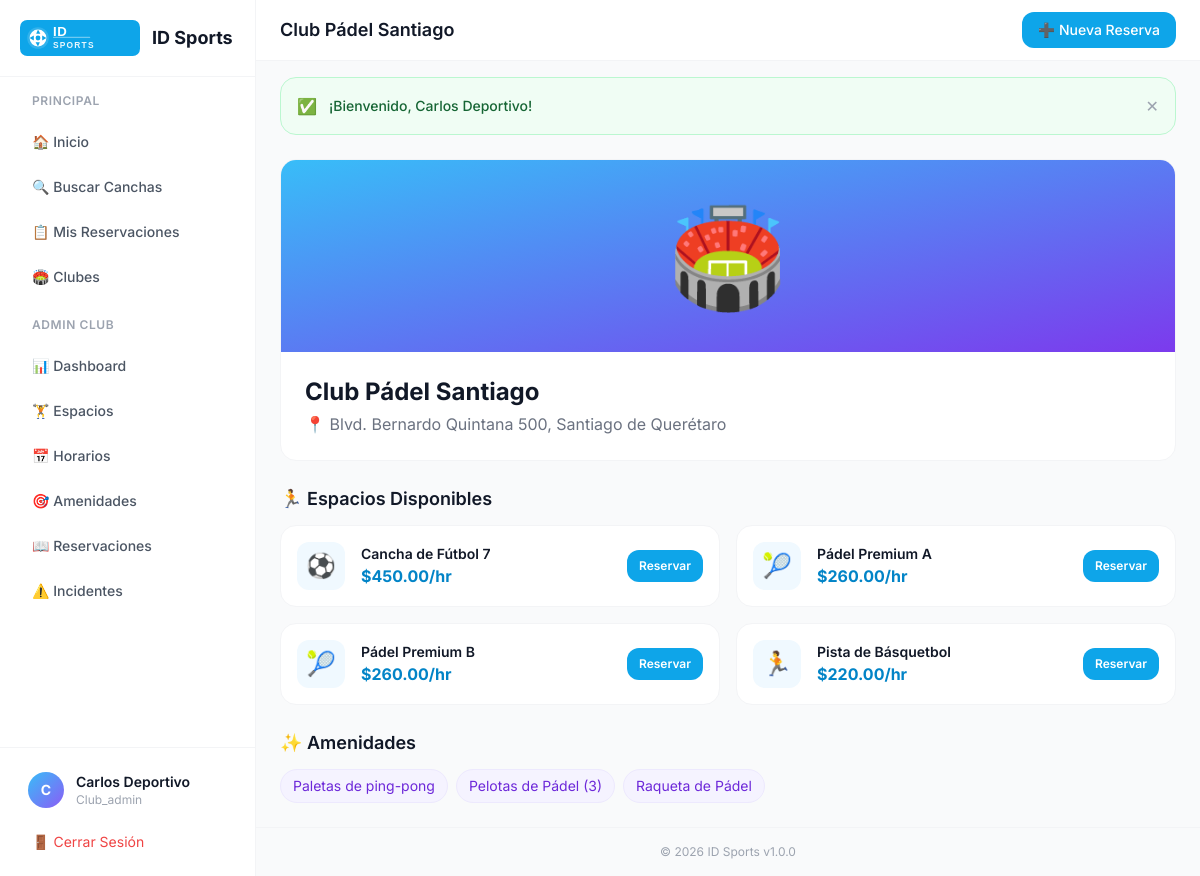
/clubs/detail/2 (signed in), run on the app's committed database.
### tables this page shows
CREATE TABLE IF NOT EXISTS `clubs` (
  `id`             INT UNSIGNED NOT NULL AUTO_INCREMENT,
  `owner_id`       INT UNSIGNED NOT NULL,
  `name`           VARCHAR(160) NOT NULL,
  `description`    TEXT         DEFAULT NULL,
  `address`        VARCHAR(255) DEFAULT NULL,
  `city`           VARCHAR(100) DEFAULT 'Querétaro',
  `state`          VARCHAR(100) DEFAULT 'Querétaro',
  `phone`          VARCHAR(20)  DEFAULT NULL,
  `email`          VARCHAR(180) DEFAULT NULL,
  `website`        VARCHAR(255) DEFAULT NULL,
  `whatsapp`       VARCHAR(20)  DEFAULT NULL,
  `logo`           VARCHAR(255) DEFAULT NULL,
  `cover_image`    VARCHAR(255) DEFAULT NULL,
  `commission_pct` DECIMAL(5,2) NOT NULL DEFAULT 10.00,
  `status`         ENUM('pending','active','suspended','rejected') NOT NULL DEFAULT 'pending',
  `created_at`     DATETIME     NOT NULL DEFAULT CURRENT_TIMESTAMP,
  `updated_at`     DATETIME     NOT NULL DEFAULT CURRENT_TIMESTAMP ON UPDATE CURRENT_TIMESTAMP,
  PRIMARY KEY (`id`),
  KEY `idx_owner` (`owner_id`),
  CONSTRAINT `fk_club_owner` FOREIGN KEY (`owner_id`) REFERENCES `users` (`id`)
);

CREATE TABLE IF NOT EXISTS `spaces` (
  `id`             INT UNSIGNED NOT NULL AUTO_INCREMENT,
  `club_id`        INT UNSIGNED NOT NULL,
  `name`           VARCHAR(120) NOT NULL,
  `description`    TEXT         DEFAULT NULL,
  `sport_type`     VARCHAR(80)  NOT NULL DEFAULT 'other',
  `capacity`       SMALLINT     DEFAULT 2,
  `price_per_hour` DECIMAL(10,2) NOT NULL DEFAULT 0.00,
  `photo`          VARCHAR(255) DEFAULT NULL,
  `status`         ENUM('active','inactive','maintenance') NOT NULL DEFAULT 'active',
  `created_at`     DATETIME     NOT NULL DEFAULT CURRENT_TIMESTAMP,
  PRIMARY KEY (`id`),
  KEY `idx_club` (`club_id`),
  CONSTRAINT `fk_space_club` FOREIGN KEY (`club_id`) REFERENCES `clubs` (`id`) ON DELETE CASCADE
);

CREATE TABLE IF NOT EXISTS `amenities` (
  `id`          INT UNSIGNED NOT NULL AUTO_INCREMENT,
  `club_id`     INT UNSIGNED NOT NULL,
  `name`        VARCHAR(120) NOT NULL,
  `description` TEXT         DEFAULT NULL,
  `price`       DECIMAL(10,2) NOT NULL DEFAULT 0.00,
  `stock`       INT           NOT NULL DEFAULT 0,
  `photo`       VARCHAR(255)  DEFAULT NULL,
  `status`      ENUM('active','inactive') NOT NULL DEFAULT 'active',
  PRIMARY KEY (`id`),
  KEY `idx_club` (`club_id`),
  CONSTRAINT `fk_amenity_club` FOREIGN KEY (`club_id`) REFERENCES `clubs` (`id`) ON DELETE CASCADE
);

### core/Controller.php (called while the page is built, shortened)
<?php
class Controller {
    protected function view($viewPath, $data = [], $layout = 'main') {
        View::render($viewPath, $data, $layout);
    }
}

### app/controllers/ClubController.php (called while the page is built, shortened)
<?php
class ClubController extends Controller {
    private $clubModel;
    private $spaceModel;
    private $amenityModel;
    public function __construct() {
        $this->clubModel = new ClubModel();
        $this->spaceModel = new SpaceModel();
        $this->amenityModel = new AmenityModel();
    }
    public function detail($clubId = null) {
        $club = $this->clubModel->findById($clubId);
        $spaces = $this->spaceModel->findByClub($clubId);
        $amenities = $this->amenityModel->findByClub($clubId);
        $this->view('clubs/detail', [
            'title' => $club['name'],
            'club' => $club,
            'spaces' => $spaces,
            'amenities' => $amenities,
        ]);
    }
}

### index.php (called while the page is built, shortened)
<?php
require_once ROOT . '/core/Model.php';
require_once ROOT . '/core/Controller.php';
$app = new App();

### core/Model.php (called while the page is built, shortened)
<?php
class Model {
    protected $pdo;
    public function __construct() {
        try {
            $dsn = "mysql:host=" . DB_HOST . ";dbname=" . DB_NAME . ";charset=" . DB_CHARSET;
            $options = [
                PDO::ATTR_ERRMODE => PDO::ERRMODE_EXCEPTION,
                PDO::ATTR_DEFAULT_FETCH_MODE => PDO::FETCH_ASSOC,
                PDO::ATTR_EMULATE_PREPARES => false,
            ];
            $this->pdo = new PDO($dsn, DB_USER, DB_PASS, $options);
        } catch (PDOException $e) {
            error_log('DB connection failed: ' . $e->getMessage());
            die(json_encode(['error' => 'Database connection failed. Please try again later.']));
        }
    }
    protected function query($sql, $params = []) {
        $stmt = $this->pdo->prepare($sql);
        $stmt->execute($params);
        return $stmt;
    }
    protected function findOne($sql, $params = []) {
        return $this->query($sql, $params)->fetch();
    }
    protected function findAll($sql, $params = []) {
        return $this->query($sql, $params)->fetchAll();
    }
}

### app/models/ClubModel.php (called while the page is built, shortened)
<?php
class ClubModel extends Model {
    public function findById($id) {
        return $this->findOne(
            "SELECT c.*, u.name as owner_name FROM clubs c LEFT JOIN users u ON c.owner_id = u.id WHERE c.id = ?",
            [$id]
        );
    }
}

### app/models/SpaceModel.php (called while the page is built, shortened)
<?php
class SpaceModel extends Model {
    public function findByClub($clubId) {
        return $this->findAll("SELECT * FROM spaces WHERE club_id = ? AND status = 'active' ORDER BY name", [$clubId]);
    }
}

### app/models/AmenityModel.php (called while the page is built, shortened)
<?php
class AmenityModel extends Model {
    public function findByClub($clubId) {
        return $this->findAll("SELECT * FROM amenities WHERE club_id = ? AND status = 'active' ORDER BY name", [$clubId]);
    }
}

### app/views/clubs/detail.php (the view, shortened to what this page needs)
<div class="space-y-6">
    <div class="bg-white rounded-2xl border border-gray-100 overflow-hidden">
        <div class="h-48 bg-gradient-to-br from-sky-400 to-violet-600 flex items-center justify-center">
            <span class="text-8xl">🏟️</span>
        </div>
        <div class="p-6">
            <h1 class="text-2xl font-bold text-gray-900"><?= htmlspecialchars($club['name']) ?></h1>
            <p class="text-gray-500 mt-1">📍 <?= htmlspecialchars($club['address'] ?? 'Querétaro, Qro.') ?></p>
        </div>
    </div>
    <?php if (!empty($spaces)): ?>
    <div>
        <h2 class="text-lg font-semibold text-gray-900 mb-3">🏃 Espacios Disponibles</h2>
        <div class="grid grid-cols-1 sm:grid-cols-2 gap-4">
            <?php foreach ($spaces as $s): ?>
            <div class="bg-white border border-gray-100 rounded-2xl p-4 flex items-center gap-4">
                <div class="w-12 h-12 rounded-xl bg-sky-50 flex items-center justify-center text-2xl flex-shrink-0">
                    <?= $s['sport_type'] === 'football' ? '⚽' : ($s['sport_type'] === 'padel' ? '🎾' : '🏃') ?>
                </div>
                <div class="flex-1">
                    <p class="font-semibold text-gray-900 text-sm"><?= htmlspecialchars($s['name']) ?></p>
                    <p class="text-sky-600 font-bold">$<?= number_format($s['price_per_hour'], 2) ?>/hr</p>
                </div>
                <a href="<?= BASE_URL ?>reservations/create/<?= $s['id'] ?>"
                    class="bg-sky-500 text-white text-xs font-semibold px-3 py-2 rounded-xl hover:bg-sky-600 transition-all">
                    Reservar
                </a>
            </div>
            <?php endforeach; ?>
        </div>
    </div>
    <?php endif; ?>
    <?php if (!empty($amenities)): ?>
    <div>
        <h2 class="text-lg font-semibold text-gray-900 mb-3">✨ Amenidades</h2>
        <div class="flex flex-wrap gap-2">
            <?php foreach ($amenities as $a): ?>
            <span class="bg-violet-50 border border-violet-100 text-violet-700 text-sm px-3 py-1.5 rounded-full">
                <?= htmlspecialchars($a['name']) ?>
            </span>
            <?php endforeach; ?>
        </div>
    </div>
    <?php endif; ?>
</div>

### app/views/layouts/main.php (style rules this page uses)
body { font-family: 'Inter', sans-serif; }

### data on the page
clubs: name "Club Pádel Santiago", address "Blvd. Bernardo Quintana 500, Santiago de Querétaro"
spaces: name "Cancha de Fútbol 7", price_per_hour "450.00"
spaces: name "Pádel Premium A", price_per_hour "260.00"
spaces: name "Pádel Premium B", price_per_hour "260.00"
spaces: name "Pista de Básquetbol", price_per_hour "220.00"
amenities: name "Paletas de ping-pong"
amenities: name "Pelotas de Pádel (3)"
amenities: name "Raqueta de Pádel"

### other printed values
substr($_SESSION['user_name'] ?? 'U', 0, 1) "C"
$_SESSION['user_name'] "Carlos Deportivo"
$_SESSION['user_role'] "Club_admin"
$title "Club Pádel Santiago"
$_SESSION['flash']['message'] "¡Bienvenido, Carlos Deportivo!"
APP_NAME "ID Sports"
APP_VERSION "1.0.0"
